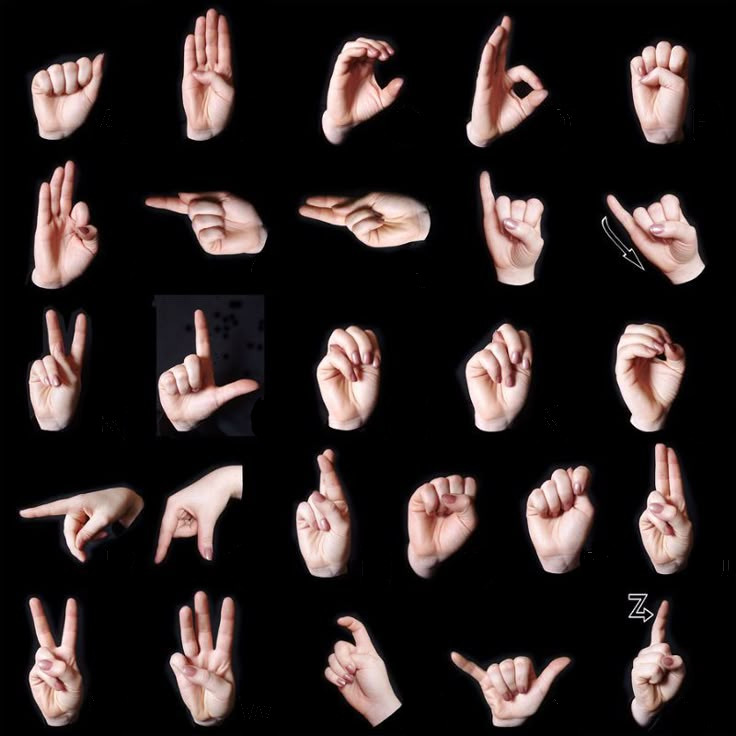
#> input picture aicv-opencv/images/ref.jpg, 736 x 736 px
$ python project.py --image images/ref.jpg
#> lines starting #> are read from the running program, lines starting #| are printed output that depends on the picture; after the words box and inside, x2 and y2 are one past the last pixel; in counts of white or black regions, pixels touching at a corner belong together
import numpy as np
import string
import argparse
import cv2

ap = argparse.ArgumentParser()
ap.add_argument("-i", "--image", required=True, help="file path for image")
args = vars(ap.parse_args())

image = cv2.imread(args["image"])
#> image is the input picture: shape (736, 736, 3); mean B, G, R 37.1, 38.2, 47.3

ref = cv2.imread("images/ref.jpg")
cv2.imshow("Reference", ref)
cv2.waitKey(0)
cv2.destroyAllWindows()

while True:
    letterask = input("Would you like to see the alphabet as the program processes it? (y/n) ")
    if letterask.lower() == "y" or letterask.lower() == "yes":
        lettershow = True
        break
    elif letterask.lower() == "n" or letterask.lower() == "no":
        lettershow = False
        break
    else:
        print("Invalid input, please try again.")
#> this loop made 1 pass; the answer given on pass 1: y

def contours(image:np.ndarray, label:string, method = cv2.RETR_EXTERNAL, lettershow:bool = False) -> tuple[np.ndarray, int]:
    '''
        get the contours of an image by the name of label,
        shows the process of finding edges and shows contours on original image.
        returns image of edges as well as matrix of contours
    '''
    gray = cv2.cvtColor(image, cv2.COLOR_BGR2GRAY)
    gray = cv2.GaussianBlur(gray, (11,11), 0)
    edges = cv2.Canny(gray, 30, 70)
    cnts, _ = cv2.findContours(edges.copy(), method, cv2.CHAIN_APPROX_SIMPLE)
    image2 = image.copy()
    cv2.drawContours(image2, cnts, -1, (255, 0, 0), 1)
    if lettershow == True:
        cv2.imshow(label, image)
        cv2.imshow("Edges", edges)
        cv2.imshow("Contour", image2)

    return edges, cnts

alphabet = string.ascii_lowercase
letters = {}
l = 0
x_gap = [[0, 147, 294, 441, 588, 736],
         [0, 137, 290, 441, 585, 736],
         [0, 147, 294, 441, 588, 736],
         [0, 149, 277, 387, 502, 615, 736],
         [0, 147, 294, 431, 594, 736]]
y_gap = [0, 152, 299, 439, 586, 736]
for i in range(5):
    y = y_gap[i]
    n = 5
    if (i == 3):
        n = 6
    for j in range(n):
        lettername = alphabet[l]
        x = x_gap[i][j]
        y1 = y_gap[i+1]
        x1 = x_gap[i][j+1]
        letter = ref[y:y1, x:x1]

        # lettershow = False    # debug
        edges, cnts = contours(letter, lettername, lettershow=  lettershow)

        cv2.waitKey(0)
        cv2.destroyAllWindows()

        letters[lettername] = edges
        l += 1
    x = 0
#> this loop made 5 passes
#> pass 1, in contours, `cv2.imshow("Edges", edges)`:
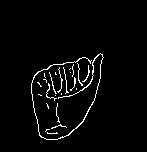
#> window 'Edges': shape (152, 147); 3% white in thin lines or dots, all inside (x1, y1, x2, y2) = (31, 53, 104, 140)
#> pass 1, in contours (call 2), `cv2.imshow(label, image)`:
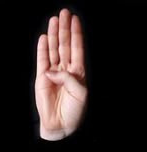
#> window 'b': shape (152, 147, 3); mean B, G, R 36.1, 37.9, 49.5
#> after the loop:
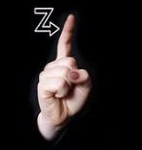
#> letter: shape (150, 142, 3); mean B, G, R 27.8, 28.2, 33.5
#> after the loop, l = 26; letters = 26 items

cv2.waitKey(0)

def template_match(target_im:np.ndarray, ref_dict:dict[string, np.ndarray]) -> tuple[string, np.float32]:
    '''
        use cv2.matchTemplate to find the image in ref_dict
        that matches target_im the best
    '''

    res = ""
    max_conf = 0
    for label in ref_dict.keys():
        temp_conf = cv2.matchTemplate(ref_dict[label], target_im, cv2.TM_CCOEFF_NORMED).max()
        if temp_conf > max_conf:
            max_conf = temp_conf
            res = label

    return res, max_conf

def resize(image, width = None, height = None, inter = cv2.INTER_AREA):
    '''
    resize an image so either the width or height is set to a given value,
    but ratio of the image is retained. if no w/h given, returns original image
    '''
    (h, w) = image.shape[:2]

    if (width == None and height == None):
        return image
    elif (width == None):
        ratio = float(height)/h
        dim = (int(w * ratio), height)
    else:
        ratio = float(width)/w
        dim = (width, int(h * ratio))

    resized = cv2.resize(image, dim, inter)

    return resized

(h, w) = image.shape[:2]
#> h = 736; w = 736
if w < h:
    image = resize(image, width=175)
else:
    image = resize(image, height=175)
edges, cnts = contours(image, "Original", method=cv2.RETR_LIST, lettershow=True)
#> in contours (call 27), `gray = cv2.GaussianBlur(gray, (11,11), 0)`:
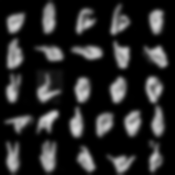
#> gray: shape (175, 175); min 0, max 221, mean 40.8
#> in contours (call 27), `edges = cv2.Canny(gray, 30, 70)`:
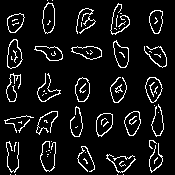
#> edges: shape (175, 175); 8.2% white in thin lines or dots
#> in contours (call 27), `cnts, _ = cv2.findContours(edges.copy(), method, cv2.CHAIN_APPROX_SIMP..`: cnts = 92 contours, 64 with area under 20; largest, box (x1, y1, x2, y2) and area: (7, 39, 23, 69) 310, (145, 77, 163, 103) 297, (7, 39, 23, 69) 294, (42, 2, 55, 34) 292, (96, 113, 113, 137) 286
#> in contours (call 27), `cv2.drawContours(image2, cnts, -1, (255, 0, 0), 1)`:
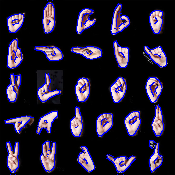
#> image2: shape (175, 175, 3); mean B, G, R 51, 31, 38.1

ans, conf = template_match(edges, letters)
#> the loop in template_match, `for label in ref_dict.keys():` made 26 passes
#> (label, temp_conf, max_conf, res) on passes 1, 4, 12, 20: ('a', 0.0328, 0.0328, 'a'), ('d', 0.036, 0.036, 'd'), ('l', 0.0384, 0.0384, 'l'), ('t', 0.0402, 0.0402, 't')
#> (label, temp_conf) on passes 2, 3, 5, 6, 7, 8: ('b', 0.0191), ('c', 0.0236), ('e', 0.0235), ('f', 0.0297), ('g', 0.0186), ('h', 0.0198)
#> after the loop in template_match, `for label in ref_dict.keys():`: max_conf = 0.0402
#> ans = 't'; conf = 0.0402
cv2.imshow("Translation", letters[ans])
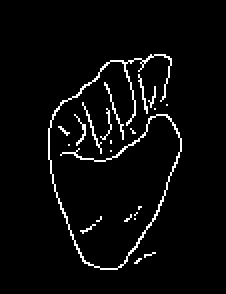
#> window 'Translation': shape (147, 113) (shown 2 times larger); 3.8% white in thin lines or dots, all inside (x1, y1, x2, y2) = (24, 27, 91, 135)
print("This image translates to:")
print(ans)
#| t
print(f"with {conf:.4f} confidence")
#| with 0.0402 confidence
cv2.waitKey(0)

# next step figure out if you can take an image with sequence of signs -> translate
